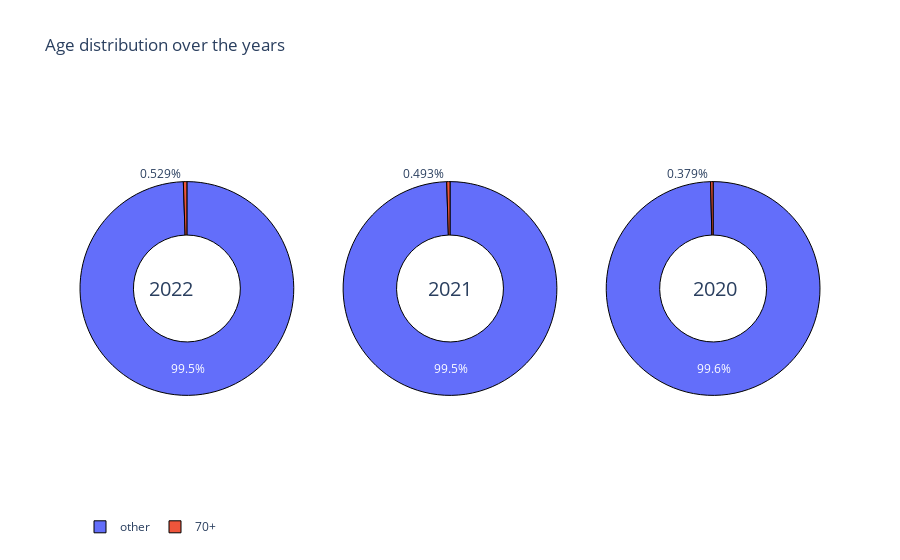

The notebook cell saved with this chart:
### Markdown cell above
Whether older respondents are increasing over the years

### Code cell
from plotly.subplots import make_subplots
older_people = ['70+']

df_older1= df_2022[df_2022['Q2'].isin(older_people )]
df_2022['compare']=["70+" if x in older_people else "other" for x in df_2022['Q2']]

df_older2= df_2021[df_2021['Q1'].isin(older_people )]
df_2021['compare']=["70+" if x in older_people else "other" for x in df_2021['Q1']]

df_older3= df_2020[df_2020['Q1'].isin(older_people )]
df_2020['compare']=["70+" if x in older_people else "other" for x in df_2020['Q1']]
age20=df_2020['compare'].value_counts(sort=True)
age21=df_2021['compare'].value_counts(sort=True)
age22=df_2022['compare'].value_counts(sort=True)
labels=['other' ,'70+' ]


fig = make_subplots(rows=1, cols=3, specs=[[{'type':'domain'}, {'type':'domain'},{'type':'domain'}]])
fig.add_trace(go.Pie(labels=labels, values=age22.values, name="2022"),
              1, 1)
fig.add_trace(go.Pie(labels=labels, values=age21.values, name="2021"),
              1, 2)
fig.add_trace(go.Pie(labels=labels, values=age20.values, name="2020"),
              1, 3)
fig.data[0].marker.line.width = 1
fig.data[0].marker.line.color = "black"
fig.data[1].marker.line.width = 1
fig.data[1].marker.line.color = "black"
fig.data[2].marker.line.width = 1
fig.data[2].marker.line.color = "black"
fig.update_layout(
    title_text="Age distribution over the years",legend=dict(orientation="h"),
    # Add annotations in the center of the donut pies.
    annotations=[dict(text='2022', x=0.09, y=0.5, font_size=20, showarrow=False),
                 dict(text='2021', x=0.5, y=0.5, font_size=20, showarrow=False),
                 dict(text='2020', x=0.89, y=0.5, font_size=20, showarrow=False)])
# Use `hole` to create a donut-like pie chart
fig.update_traces(hole=.5, hoverinfo="label+percent+name")
fig.show()

### Figure 1 — Plotly figure (JSON) as saved in the notebook; plotly's stock layout.template omitted (floating-point values rounded to 4 significant figures)
{"data": [{"domain": {"x": [0.0, 0.2889], "y": [0.0, 1.0]}, "hole": 0.5, "hoverinfo": "label+percent+name", "labels": ["other", "70+"], "marker": {"line": {"color": "black", "width": 1}}, "name": "2022", "type": "pie", "values": [23870, 127]}, {"domain": {"x": [0.3556, 0.6444], "y": [0.0, 1.0]}, "hole": 0.5, "hoverinfo": "label+percent+name", "labels": ["other", "70+"], "marker": {"line": {"color": "black", "width": 1}}, "name": "2021", "type": "pie", "values": [25845, 128]}, {"domain": {"x": [0.7111, 1.0], "y": [0.0, 1.0]}, "hole": 0.5, "hoverinfo": "label+percent+name", "labels": ["other", "70+"], "marker": {"line": {"color": "black", "width": 1}}, "name": "2020", "type": "pie", "values": [19960, 76]}], "layout": {"annotations": [{"font": {"size": 20}, "showarrow": false, "text": "2022", "x": 0.09, "y": 0.5}, {"font": {"size": 20}, "showarrow": false, "text": "2021", "x": 0.5, "y": 0.5}, {"font": {"size": 20}, "showarrow": false, "text": "2020", "x": 0.89, "y": 0.5}], "legend": {"orientation": "h"}, "title": {"text": "Age distribution over the years"}}}
